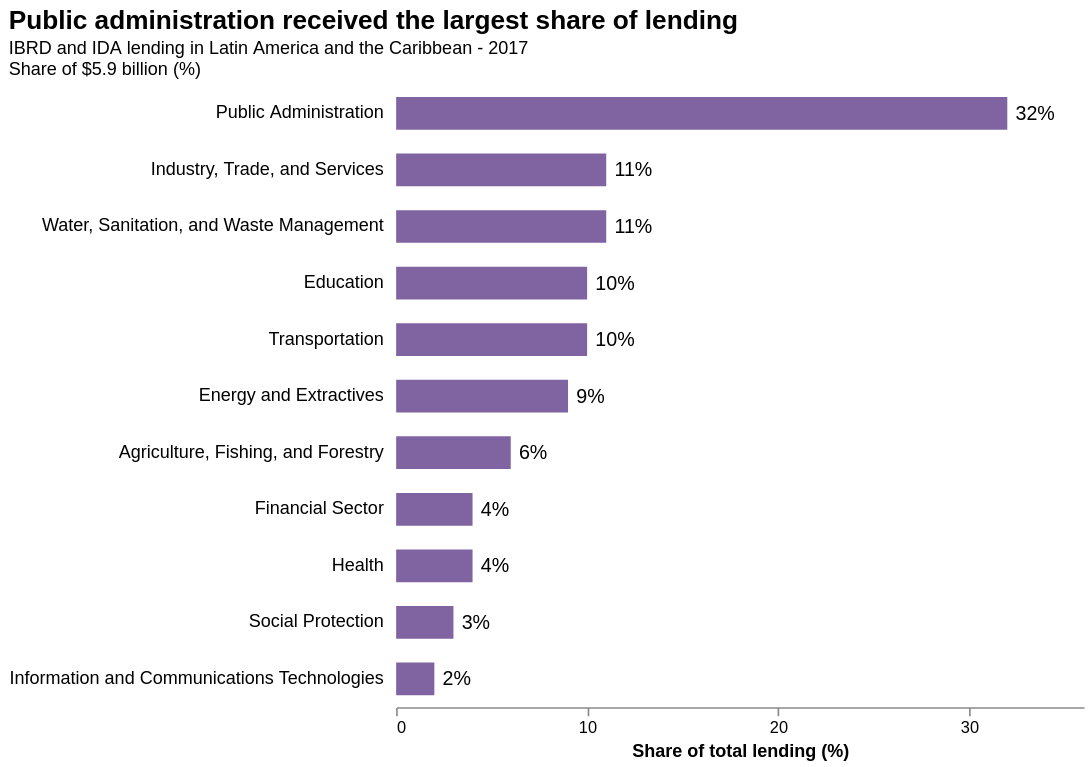

The specification (Vega-Lite) saved for this image:
### Vega-Lite specification from a JSON file in a GitHub repository (floating-point values rounded to 4 significant figures)
{"$schema": "https://vega.github.io/schema/vega-lite/v6.json", "title": {"text": "Public administration received the largest share of lending", "subtitle": ["IBRD and IDA lending in Latin America and the Caribbean - 2017", "Share of $5.9 billion (%)"], "anchor": "start", "fontSize": 16, "subtitleFontSize": 11}, "width": 420, "height": 380, "background": "transparent", "data": {"values": [{"sector": "Agriculture, Fishing, and Forestry", "value": 6}, {"sector": "Education", "value": 10}, {"sector": "Energy and Extractives", "value": 9}, {"sector": "Financial Sector", "value": 4}, {"sector": "Health", "value": 4}, {"sector": "Industry, Trade, and Services", "value": 11}, {"sector": "Information and Communications Technologies", "value": 2}, {"sector": "Public Administration", "value": 32}, {"sector": "Social Protection", "value": 3}, {"sector": "Transportation", "value": 10}, {"sector": "Water, Sanitation, and Waste Management", "value": 11}]}, "transform": [{"calculate": "datum.value + '%'", "as": "percentageLabel"}], "encoding": {"y": {"field": "sector", "type": "nominal", "sort": "-x", "axis": {"title": null, "labelLimit": 320, "labelFontSize": 11, "labelPadding": 8, "ticks": false, "domain": false}}, "x": {"field": "value", "type": "quantitative", "scale": {"domain": [0, 36]}, "axis": {"title": "Share of total lending (%)", "values": [0, 10, 20, 30], "grid": false}}}, "layer": [{"mark": {"type": "bar", "color": "#8064a2", "size": 20}}, {"mark": {"type": "text", "align": "left", "dx": 5, "fontSize": 12, "color": "black"}, "encoding": {"text": {"field": "percentageLabel"}}}], "config": {"view": {"stroke": null}}}
